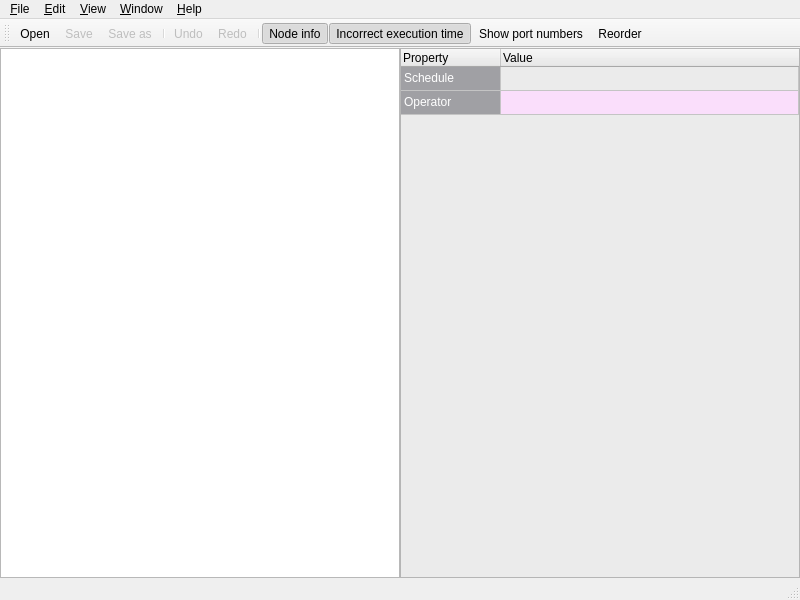
<?xml version="1.0" encoding="UTF-8"?>
<ui version="4.0">
 <author>Andreas Bolin and Oscar Gustafsson</author>
 <class>MainWindow</class>
 <widget class="QMainWindow" name="MainWindow">
  <property name="geometry">
   <rect>
    <x>0</x>
    <y>0</y>
    <width>800</width>
    <height>600</height>
   </rect>
  </property>
  <property name="sizePolicy">
   <sizepolicy hsizetype="Preferred" vsizetype="Preferred">
    <horstretch>0</horstretch>
    <verstretch>0</verstretch>
   </sizepolicy>
  </property>
  <property name="windowIcon">
   <iconset>
    <normaloff>:/icons/basic/small_logo.png</normaloff>:/icons/basic/small_logo.png</iconset>
  </property>
  <widget class="QWidget" name="centralwidget">
   <property name="sizePolicy">
    <sizepolicy hsizetype="Preferred" vsizetype="Preferred">
     <horstretch>0</horstretch>
     <verstretch>0</verstretch>
    </sizepolicy>
   </property>
   <layout class="QHBoxLayout" name="horizontalLayout">
    <property name="spacing">
     <number>0</number>
    </property>
    <property name="leftMargin">
     <number>0</number>
    </property>
    <property name="topMargin">
     <number>0</number>
    </property>
    <property name="rightMargin">
     <number>0</number>
    </property>
    <property name="bottomMargin">
     <number>0</number>
    </property>
    <item>
     <widget class="QSplitter" name="splitter">
      <property name="orientation">
       <enum>Qt::Horizontal</enum>
      </property>
      <property name="handleWidth">
       <number>0</number>
      </property>
      <widget class="QGraphicsView" name="view">
       <property name="alignment">
        <set>Qt::AlignLeading|Qt::AlignLeft|Qt::AlignTop</set>
       </property>
       <property name="renderHints">
        <set>QPainter::Antialiasing|QPainter::TextAntialiasing</set>
       </property>
       <property name="viewportUpdateMode">
        <enum>QGraphicsView::FullViewportUpdate</enum>
       </property>
      </widget>
      <widget class="QTableWidget" name="info_table">
       <property name="styleSheet">
        <string notr="true">alternate-background-color: #fadefb;background-color: #ebebeb;</string>
       </property>
       <property name="editTriggers">
        <set>QAbstractItemView::NoEditTriggers</set>
       </property>
       <property name="alternatingRowColors">
        <bool>true</bool>
       </property>
       <property name="selectionBehavior">
        <enum>QAbstractItemView::SelectRows</enum>
       </property>
       <property name="rowCount">
        <number>2</number>
       </property>
       <property name="columnCount">
        <number>2</number>
       </property>
       <attribute name="horizontalHeaderHighlightSections">
        <bool>false</bool>
       </attribute>
       <attribute name="horizontalHeaderStretchLastSection">
        <bool>true</bool>
       </attribute>
       <attribute name="verticalHeaderVisible">
        <bool>false</bool>
       </attribute>
       <attribute name="verticalHeaderDefaultSectionSize">
        <number>24</number>
       </attribute>
       <row>
        <property name="text">
         <string>1</string>
        </property>
       </row>
       <row>
        <property name="text">
         <string>2</string>
        </property>
       </row>
       <column>
        <property name="text">
         <string>Property</string>
        </property>
        <property name="font">
         <font>
          <weight>50</weight>
          <bold>false</bold>
         </font>
        </property>
        <property name="textAlignment">
         <set>AlignLeading|AlignVCenter</set>
        </property>
       </column>
       <column>
        <property name="text">
         <string>Value</string>
        </property>
        <property name="textAlignment">
         <set>AlignLeading|AlignVCenter</set>
        </property>
       </column>
       <item row="0" column="0">
        <property name="text">
         <string>Schedule</string>
        </property>
        <property name="font">
         <font>
          <weight>50</weight>
          <bold>false</bold>
          <kerning>true</kerning>
         </font>
        </property>
        <property name="background">
         <brush brushstyle="SolidPattern">
          <color alpha="255">
           <red>160</red>
           <green>160</green>
           <blue>164</blue>
          </color>
         </brush>
        </property>
        <property name="foreground">
         <brush brushstyle="SolidPattern">
          <color alpha="255">
           <red>255</red>
           <green>255</green>
           <blue>255</blue>
          </color>
         </brush>
        </property>
        <property name="flags">
         <set>ItemIsSelectable|ItemIsEditable|ItemIsDragEnabled|ItemIsDropEnabled|ItemIsUserCheckable</set>
        </property>
       </item>
       <item row="1" column="0">
        <property name="text">
         <string>Operator</string>
        </property>
        <property name="font">
         <font>
          <weight>50</weight>
          <bold>false</bold>
         </font>
        </property>
        <property name="background">
         <brush brushstyle="SolidPattern">
          <color alpha="255">
           <red>160</red>
           <green>160</green>
           <blue>164</blue>
          </color>
         </brush>
        </property>
        <property name="foreground">
         <brush brushstyle="SolidPattern">
          <color alpha="255">
           <red>255</red>
           <green>255</green>
           <blue>255</blue>
          </color>
         </brush>
        </property>
        <property name="flags">
         <set>ItemIsSelectable|ItemIsEditable|ItemIsDragEnabled|ItemIsDropEnabled|ItemIsUserCheckable</set>
        </property>
       </item>
      </widget>
     </widget>
    </item>
   </layout>
  </widget>
  <widget class="QMenuBar" name="menubar">
   <property name="geometry">
    <rect>
     <x>0</x>
     <y>0</y>
     <width>800</width>
     <height>22</height>
    </rect>
   </property>
   <widget class="QMenu" name="menuFile">
    <property name="title">
     <string>&amp;File</string>
    </property>
    <widget class="QMenu" name="menu_Recent_Schedule">
     <property name="title">
      <string>Open &amp;recent</string>
     </property>
    </widget>
    <addaction name="menu_open"/>
    <addaction name="menu_Recent_Schedule"/>
    <addaction name="menu_load_from_file"/>
    <addaction name="separator"/>
    <addaction name="menu_save"/>
    <addaction name="menu_save_as"/>
    <addaction name="separator"/>
    <addaction name="actionPreferences"/>
    <addaction name="separator"/>
    <addaction name="menu_close_schedule"/>
    <addaction name="menu_quit"/>
   </widget>
   <widget class="QMenu" name="menuView">
    <property name="title">
     <string>&amp;View</string>
    </property>
    <widget class="QMenu" name="menu_view_execution_times">
     <property name="enabled">
      <bool>false</bool>
     </property>
     <property name="title">
      <string>View execution times of type</string>
     </property>
    </widget>
    <widget class="QMenu" name="menu_view_total_execution_times_of_type">
     <property name="title">
      <string>View total execution times of type</string>
     </property>
    </widget>
    <addaction name="menu_node_info"/>
    <addaction name="actionToolbar"/>
    <addaction name="actionStatus_bar"/>
    <addaction name="action_incorrect_execution_time"/>
    <addaction name="action_show_port_numbers"/>
    <addaction name="separator"/>
    <addaction name="actionPlot_schedule"/>
    <addaction name="action_view_variables"/>
    <addaction name="action_total_execution_times_of_variables"/>
    <addaction name="action_view_port_accesses"/>
    <addaction name="menu_view_execution_times"/>
    <addaction name="menu_view_total_execution_times_of_type"/>
    <addaction name="separator"/>
    <addaction name="actionZoom_to_fit"/>
    <addaction name="actionZoom_to_fit_ignore_aspect_ratio"/>
    <addaction name="actionRestore_aspect_ratio"/>
    <addaction name="actionToggle_full_screen"/>
   </widget>
   <widget class="QMenu" name="menuEdit">
    <property name="title">
     <string>&amp;Edit</string>
    </property>
    <addaction name="actionUndo"/>
    <addaction name="actionRedo"/>
    <addaction name="separator"/>
    <addaction name="actionReorder"/>
    <addaction name="actionIncrease_time_resolution"/>
    <addaction name="actionDecrease_time_resolution"/>
   </widget>
   <widget class="QMenu" name="menuWindow">
    <property name="title">
     <string>&amp;Window</string>
    </property>
    <addaction name="menu_exit_dialog"/>
   </widget>
   <widget class="QMenu" name="menuHelp">
    <property name="title">
     <string>&amp;Help</string>
    </property>
    <addaction name="actionDocumentation"/>
    <addaction name="separator"/>
    <addaction name="actionAbout"/>
   </widget>
   <addaction name="menuFile"/>
   <addaction name="menuEdit"/>
   <addaction name="menuView"/>
   <addaction name="menuWindow"/>
   <addaction name="menuHelp"/>
  </widget>
  <widget class="QStatusBar" name="statusbar"/>
  <widget class="QToolBar" name="toolBar">
   <property name="windowTitle">
    <string>toolBar</string>
   </property>
   <attribute name="toolBarArea">
    <enum>TopToolBarArea</enum>
   </attribute>
   <attribute name="toolBarBreak">
    <bool>false</bool>
   </attribute>
   <addaction name="menu_open"/>
   <addaction name="menu_save"/>
   <addaction name="menu_save_as"/>
   <addaction name="separator"/>
   <addaction name="actionUndo"/>
   <addaction name="actionRedo"/>
   <addaction name="separator"/>
   <addaction name="menu_node_info"/>
   <addaction name="action_incorrect_execution_time"/>
   <addaction name="action_show_port_numbers"/>
   <addaction name="actionReorder"/>
  </widget>
  <action name="menu_load_from_file">
   <property name="icon">
    <iconset theme="document-open-folder">
     <normaloff>../../../.designer/backup</normaloff>../../../.designer/backup</iconset>
   </property>
   <property name="text">
    <string>&amp;Import schedule from file...</string>
   </property>
   <property name="toolTip">
    <string>Import schedule from python script</string>
   </property>
   <property name="statusTip">
    <string/>
   </property>
   <property name="shortcut">
    <string>Ctrl+I</string>
   </property>
  </action>
  <action name="menu_save">
   <property name="enabled">
    <bool>false</bool>
   </property>
   <property name="icon">
    <iconset theme="document-save">
     <normaloff>../../../.designer/backup</normaloff>../../../.designer/backup</iconset>
   </property>
   <property name="text">
    <string>&amp;Save</string>
   </property>
   <property name="toolTip">
    <string>Save schedule</string>
   </property>
   <property name="shortcut">
    <string>Ctrl+S</string>
   </property>
  </action>
  <action name="menu_node_info">
   <property name="checkable">
    <bool>true</bool>
   </property>
   <property name="checked">
    <bool>true</bool>
   </property>
   <property name="icon">
    <iconset>
     <normaloff>:/icons/misc/right_panel.svg</normaloff>
     <normalon>:/icons/misc/right_filled_panel.svg</normalon>:/icons/misc/right_panel.svg</iconset>
   </property>
   <property name="text">
    <string>&amp;Node info</string>
   </property>
   <property name="toolTip">
    <string>Show/hide node information</string>
   </property>
   <property name="shortcut">
    <string>Ctrl+N</string>
   </property>
   <property name="iconVisibleInMenu">
    <bool>false</bool>
   </property>
  </action>
  <action name="menu_quit">
   <property name="icon">
    <iconset theme="application-exit">
     <normaloff>../../../.designer/backup</normaloff>../../../.designer/backup</iconset>
   </property>
   <property name="text">
    <string>&amp;Quit</string>
   </property>
   <property name="shortcut">
    <string>Ctrl+Q</string>
   </property>
  </action>
  <action name="menu_save_as">
   <property name="enabled">
    <bool>false</bool>
   </property>
   <property name="icon">
    <iconset theme="document-save-as">
     <normaloff>../../../.designer/backup</normaloff>../../../.designer/backup</iconset>
   </property>
   <property name="text">
    <string>Save &amp;as...</string>
   </property>
   <property name="toolTip">
    <string>Save schedule with new file name</string>
   </property>
   <property name="shortcut">
    <string>Ctrl+Shift+S</string>
   </property>
  </action>
  <action name="menu_exit_dialog">
   <property name="checkable">
    <bool>true</bool>
   </property>
   <property name="checked">
    <bool>true</bool>
   </property>
   <property name="icon">
    <iconset theme="view-close">
     <normaloff>../../../.designer/backup</normaloff>../../../.designer/backup</iconset>
   </property>
   <property name="text">
    <string>&amp;Hide exit dialog</string>
   </property>
   <property name="toolTip">
    <string>Hide exit dialog</string>
   </property>
  </action>
  <action name="menu_close_schedule">
   <property name="enabled">
    <bool>false</bool>
   </property>
   <property name="icon">
    <iconset theme="view-close">
     <normaloff>../../../.designer/backup</normaloff>../../../.designer/backup</iconset>
   </property>
   <property name="text">
    <string>&amp;Close schedule</string>
   </property>
   <property name="shortcut">
    <string>Ctrl+W</string>
   </property>
  </action>
  <action name="actionAbout">
   <property name="text">
    <string>&amp;About</string>
   </property>
   <property name="toolTip">
    <string>Open about window</string>
   </property>
  </action>
  <action name="actionDocumentation">
   <property name="text">
    <string>&amp;Documentation</string>
   </property>
   <property name="toolTip">
    <string>Open documentation</string>
   </property>
  </action>
  <action name="actionReorder">
   <property name="text">
    <string>Reorder</string>
   </property>
   <property name="toolTip">
    <string>Reorder schedule based on start time</string>
   </property>
   <property name="shortcut">
    <string>Ctrl+R</string>
   </property>
  </action>
  <action name="actionPlot_schedule">
   <property name="text">
    <string>&amp;Plot schedule</string>
   </property>
   <property name="toolTip">
    <string>Plot schedule</string>
   </property>
  </action>
  <action name="action_view_variables">
   <property name="enabled">
    <bool>false</bool>
   </property>
   <property name="text">
    <string>View execution times of variables</string>
   </property>
   <property name="toolTip">
    <string>View all variables</string>
   </property>
  </action>
  <action name="action_view_port_accesses">
   <property name="enabled">
    <bool>false</bool>
   </property>
   <property name="text">
    <string>View port access statistics</string>
   </property>
   <property name="toolTip">
    <string>View port access statistics for storage</string>
   </property>
  </action>
  <action name="actionUndo">
   <property name="enabled">
    <bool>false</bool>
   </property>
   <property name="text">
    <string>Undo</string>
   </property>
   <property name="shortcut">
    <string>Ctrl+Z</string>
   </property>
  </action>
  <action name="actionRedo">
   <property name="enabled">
    <bool>false</bool>
   </property>
   <property name="text">
    <string>Redo</string>
   </property>
   <property name="shortcut">
    <string>Ctrl+Y, Ctrl+Shift+Z</string>
   </property>
  </action>
  <action name="actionIncrease_time_resolution">
   <property name="text">
    <string>Increase time resolution...</string>
   </property>
  </action>
  <action name="actionDecrease_time_resolution">
   <property name="text">
    <string>Decrease time resolution...</string>
   </property>
  </action>
  <action name="actionZoom_to_fit">
   <property name="text">
    <string>Zoom to &amp;fit, keep aspect ratio</string>
   </property>
  </action>
  <action name="actionStatus_bar">
   <property name="checkable">
    <bool>true</bool>
   </property>
   <property name="checked">
    <bool>true</bool>
   </property>
   <property name="text">
    <string>&amp;Status bar</string>
   </property>
   <property name="toolTip">
    <string>Show/hide status bar</string>
   </property>
  </action>
  <action name="actionToolbar">
   <property name="checkable">
    <bool>true</bool>
   </property>
   <property name="checked">
    <bool>true</bool>
   </property>
   <property name="text">
    <string>&amp;Toolbar</string>
   </property>
   <property name="toolTip">
    <string>Show/hide toolbar</string>
   </property>
  </action>
  <action name="action_show_port_numbers">
   <property name="checkable">
    <bool>true</bool>
   </property>
   <property name="checked">
    <bool>false</bool>
   </property>
   <property name="text">
    <string>S&amp;how port numbers</string>
   </property>
   <property name="toolTip">
    <string>Show port numbers of operation</string>
   </property>
   <property name="iconVisibleInMenu">
    <bool>false</bool>
   </property>
  </action>
  <action name="action_incorrect_execution_time">
   <property name="checkable">
    <bool>true</bool>
   </property>
   <property name="checked">
    <bool>true</bool>
   </property>
   <property name="text">
    <string>&amp;Incorrect execution time</string>
   </property>
   <property name="toolTip">
    <string>Highlight processes with execution time longer than schedule time</string>
   </property>
   <property name="iconVisibleInMenu">
    <bool>false</bool>
   </property>
  </action>
  <action name="menu_open">
   <property name="icon">
    <iconset theme="personal">
     <normaloff>.</normaloff>.</iconset>
   </property>
   <property name="text">
    <string>&amp;Open...</string>
   </property>
   <property name="toolTip">
    <string>Open previously saved schedule</string>
   </property>
   <property name="shortcut">
    <string>Ctrl+O</string>
   </property>
  </action>
  <action name="actionToggle_full_screen">
   <property name="checkable">
    <bool>true</bool>
   </property>
   <property name="text">
    <string>Toggle f&amp;ull screen</string>
   </property>
   <property name="shortcut">
    <string>F11</string>
   </property>
  </action>
  <action name="actionPreferences">
   <property name="icon">
    <iconset theme="preferences-desktop-personal">
     <normaloff>.</normaloff>.</iconset>
   </property>
   <property name="text">
    <string>Preferences</string>
   </property>
   <property name="toolTip">
    <string>Color and Fonts</string>
   </property>
   <property name="shortcut">
    <string>Ctrl+M</string>
   </property>
  </action>
  <action name="actionZoom_to_fit_ignore_aspect_ratio">
   <property name="text">
    <string>Zoom to fit, ignore aspect ratio</string>
   </property>
  </action>
  <action name="actionRestore_aspect_ratio">
   <property name="text">
    <string>Restore aspect ratio</string>
   </property>
  </action>
  <action name="action_total_execution_times_of_variables">
   <property name="enabled">
    <bool>false</bool>
   </property>
   <property name="text">
    <string>View total execution times of variables</string>
   </property>
  </action>
 </widget>
 <resources/>
 <connections/>
</ui>
